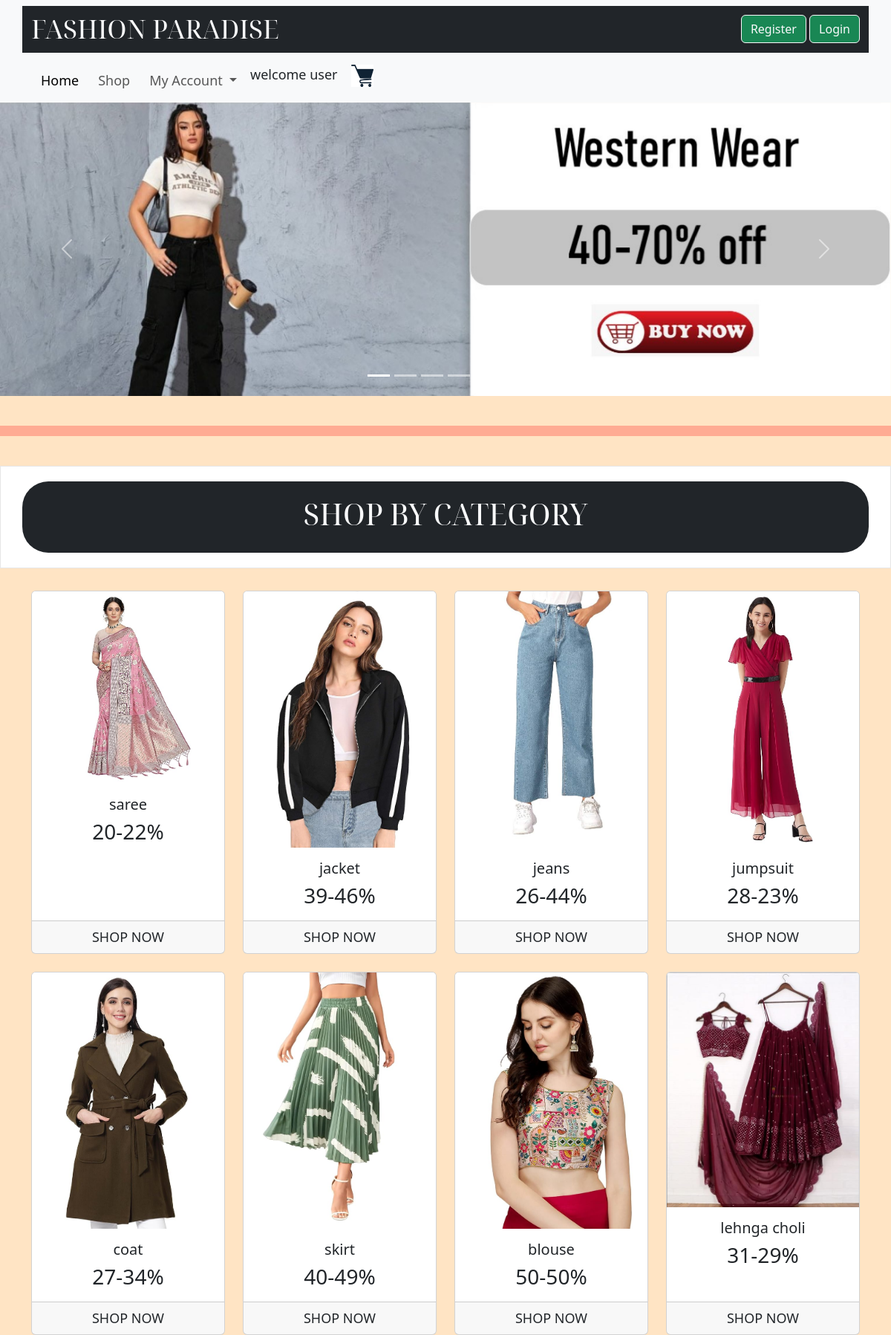
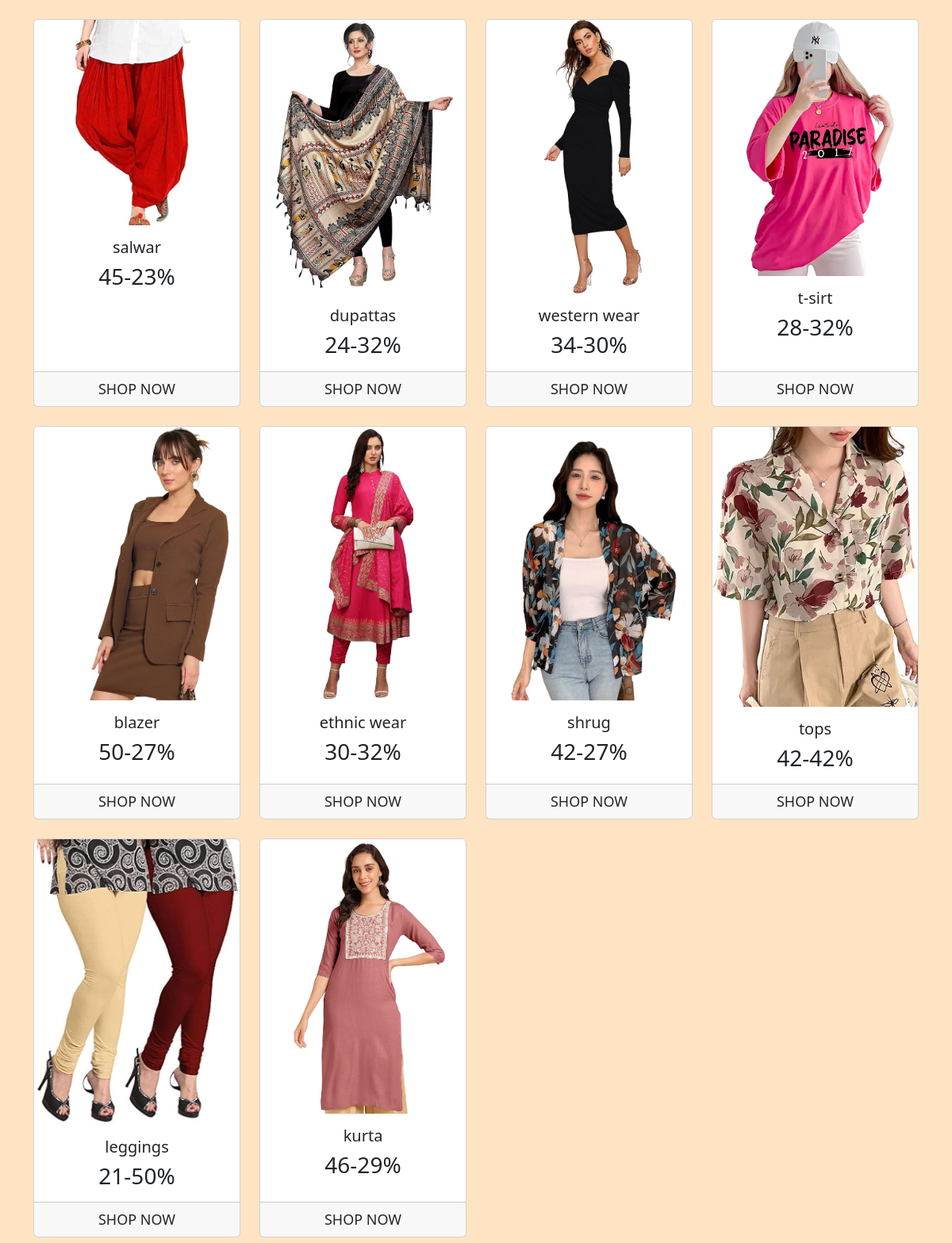
The page / (upper part) on the database its author committed (2 pictures, top to bottom).
### tables this page shows
CREATE TABLE `category` (
  `cat_id` int(11) NOT NULL,
  `cat_name` varchar(100) NOT NULL,
  `cat_pic` varchar(50) NOT NULL,
  `discount` varchar(20) NOT NULL
);

### functions/common_functions.php (the view, shortened to what this page needs)
<?php
$con = mysqli_connect("localhost", "root", "", "fashion_paradise");
function index_category_display()
{
  global $con;
  $select_query = "SELECT * FROM category ORDER BY rand() ";
  $result_select_query = mysqli_query($con, $select_query);
  while ($row = mysqli_fetch_assoc($result_select_query)) {
    $cat_id = $row['cat_id'];
      $cat_name = $row['cat_name'];
      $cat_pic = $row['cat_pic'];
      $discount = $row['discount'];
  echo '<div class="col text-center">
  <div class="card h-100">
      <img src="photos/'.$cat_pic.'" class="card-img-top" alt="...">
      <div class="card-body">
          <h5 class="card-title">'.$cat_name.'</h5>
          <h3 class="card-text">'.$discount.'</h3>
      </div>
      <div class="card-footer">
          <small class="text-body-secondary"><a href=shop_page.php?category_id='.$cat_id.' class="nav-link text-dark">SHOP NOW</a></small>
      </div>
  </div>
</div>';
  }
}

### index.php (shortened to what this page needs)
<?php
include ("functions/common_functions.php");
?>
<!DOCTYPE html>
<html lang="en">
<head>
  <link rel="stylesheet" href="bootstrap.css">
  <link rel="stylesheet" href="https://cdn.jsdelivr.net/npm/@fortawesome/fontawesome-free@6.4.2/css/fontawesome.min.css"
>
  <link rel="stylesheet" href="https://cdnjs.cloudflare.com/ajax/libs/font-awesome/4.7.0/css/font-awesome.min.css">
  <link href="https://cdn.jsdelivr.net/npm/bootstrap@5.3.3/dist/css/bootstrap.min.css" rel="stylesheet">
</head>
<body>
  <nav class="navbar navbar-expand-lg bg-body-tertiary">
    <div class="container bg-dark ">
      <a class="top-navbar navbar-brand text-light " href="#">FASHION PARADISE</a>
      <form class="d-flex" role="search">
      <?php if (!isset($_SESSION["username_of_fashion_paradise"])): ?>
        <button class="btn btn-outline-light text-light bg-success" type="button"><a
            class="text-light text-decoration-none" href="signup.php">Register</a></button> &nbsp;
        <button class="btn btn-outline-light text-light bg-success" type="button"><a
            class="text-light text-decoration-none" href="login.php">Login</a></button>
      <?php endif;
            ?>
      </form>
    </div>
  </nav>
  <nav class="navbar navbar-expand-lg bg-body-tertiary">
    <div class="container ">
      <div class="collapse navbar-collapse" id="navbarSupportedContent">
        <ul class="navbar-nav me-auto mb-2 mb-lg-0">
          <li class="nav-item">
            <a class="nav-link active" aria-current="page" href="#">Home</a>
          </li>
          <li class="nav-item">
            <a class="nav-link" href="shop_page.php">Shop</a>
          </li>
          <li class="nav-item dropdown">
            <a class="nav-link dropdown-toggle" href="#" role="button" data-bs-toggle="dropdown" aria-expanded="false">
              My Account
            </a>
          </li>
          <?php
          if (isset($_SESSION["username_of_fashion_paradise"]) && isset($_SESSION["cust_id_of_fashion_paradise"])) {
            $user = $_SESSION["username_of_fashion_paradise"];
            $cust_id = $_SESSION["cust_id_of_fashion_paradise"];
            echo '<li class="n">
welcome ' . $user . ' &nbsp;&nbsp;&nbsp;<a href="cust_cart.php"><img class="cart_img_png" src="photos/cart_png.png" alt="cart_png.png" ></a></li>';
            cart_items();
            total_price_display();
          } else {
            echo '<li class="n">
  welcome user &nbsp;&nbsp;&nbsp;<img class="cart_img_png" src="photos/cart_png.png" alt="cart_png.png" ></li>';
          }
          ?>
        </ul>
      </div>
    </div>
  </nav>
  <div id="carouselCaptions" class="carousel slide" data-bs-ride="carousel" data-bs-interval="3000">
    <div class="carousel-indicators">
      <button type="button" data-bs-target="#carouselCaptions" data-bs-slide-to="0" class="active" aria-current="true"
        aria-label="Slide 1"></button>
      <button type="button" data-bs-target="#carouselCaptions" data-bs-slide-to="1" aria-label="Slide 2"></button>
      <button type="button" data-bs-target="#carouselCaptions" data-bs-slide-to="2" aria-label="Slide 3"></button>
      <button type="button" data-bs-target="#carouselCaptions" data-bs-slide-to="3" aria-label="Slide 4"></button>
      <button type="button" data-bs-target="#carouselCaptions" data-bs-slide-to="4" aria-label="Slide 5"></button>
      <button type="button" data-bs-target="#carouselCaptions" data-bs-slide-to="5" aria-label="Slide 6"></button>
    </div>
    <div class="carousel-inner">
      <div class="carousel-item active">
        <a href="shop_page.php?category_id=18"><img src="photos/poster1.jpg" class="d-block w-100" alt="..."></a>
        <div class="carousel-caption d-none d-md-block"></div>
      </div>
    </div>
    <button class="carousel-control-prev" type="button" data-bs-target="#carouselCaptions" data-bs-slide="prev">
      <span class="carousel-control-prev-icon" aria-hidden="true"></span>
    </button>
    <button class="carousel-control-next" type="button" data-bs-target="#carouselCaptions" data-bs-slide="next">
      <span class="carousel-control-next-icon" aria-hidden="true"></span>
    </button>
  </div>
  <br>
  <hr class="custom-hr">
  <br>
  <div id="hotbox">
    <div class="box">
      <div class="shop_by_cat container bg-dark text-light">
        <div class="col-md-12">
          <h1> SHOP BY CATEGORY</h1>
        </div>
      </div>
    </div>
  </div>
  <div class="container">
    <div class="row row-cols-1 row-cols-md-4 g-4">
      <?php
      index_category_display();
      ?>
    </div>
  </div>
</body>
</html>

### index.php (style rules this page uses)
body { background-color: bisque; user-select: none; }
.top-navbar { font-size: 35px; font-family: "Orbitron", sans-serif; font-optical-sizing: auto; font-weight: 300; font-style: normal; }
.top-navbar { font-family: "Noto Serif Display", serif; font-optical-sizing: auto; font-weight: 400; font-style: normal; font-variation-settings: "wdth" 100; }
.nav-item { margin-left: 5px; margin-right: 5px; font-size: large; }
.n { margin-left: 5px; margin-right: 5px; font-size: large; }
.box { background-color: #fff; margin: 0px 0px 30px; border: solid 1px #e6e6e6; padding: 20px; box-shadow: 0 1ox 5px rgba(0, 0, 0, 0.1); }
#hotbox { text-transform: uppercase; font-size: 36px; color: #4993e4; font-weight: 100; text-align: center; }
.shop_by_cat { padding: 20px; border-radius: 35px; font-family: "Noto Serif Display", serif; font-optical-sizing: auto; font-weight: 700; font-style: normal; font-variation-settings: "wdth" 100; color: aqua; }
.custom-hr { border: 7px solid red; width: 100%; }
small { font-size: large; }
.cart_img_png { width: 30px; height: 30px; }

### rows shown on the page
category: cat_pic (picture), cat_name "saree", discount "20-22%"
category: cat_pic (picture), cat_name "jacket", discount "39-46%"
category: cat_pic (picture), cat_name "jeans", discount "26-44%"
category: cat_pic (picture), cat_name "jumpsuit", discount "28-23%"
category: cat_pic (picture), cat_name "coat", discount "27-34%"
category: cat_pic (picture), cat_name "skirt", discount "40-49%"
category: cat_pic (picture), cat_name "blouse", discount "50-50%"
category: cat_pic (picture), cat_name "lehnga choli", discount "31-29%"
category: cat_pic (picture), cat_name "salwar", discount "45-23%"
category: cat_pic (picture), cat_name "dupattas", discount "24-32%"
category: cat_pic (picture), cat_name "western wear", discount "34-30%"
category: cat_pic (picture), cat_name "t-sirt", discount "28-32%"
category: cat_pic (picture), cat_name "blazer", discount "50-27%"
category: cat_pic (picture), cat_name "ethnic wear", discount "30-32%"
category: cat_pic (picture), cat_name "shrug", discount "42-27%"
category: cat_pic (picture), cat_name "tops", discount "42-42%"
category: cat_pic (picture), cat_name "leggings", discount "21-50%"
category: cat_pic (picture), cat_name "kurta", discount "46-29%"
